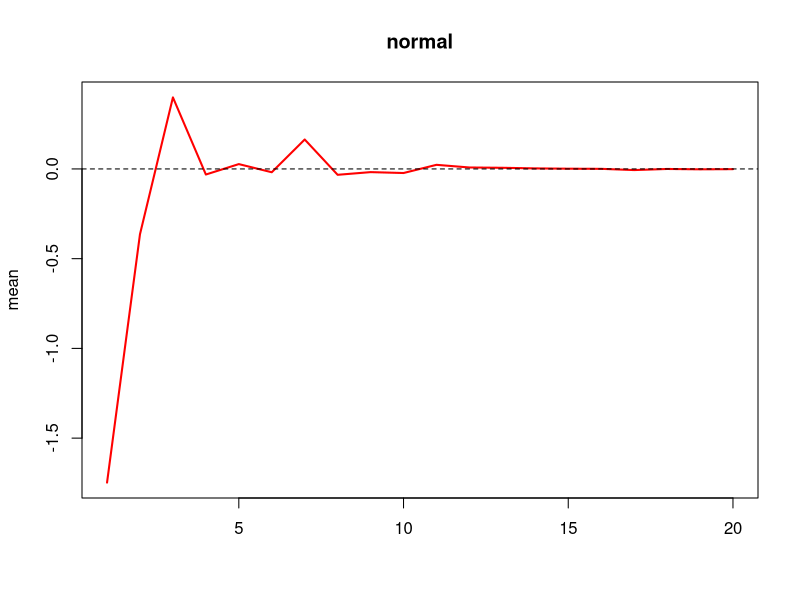
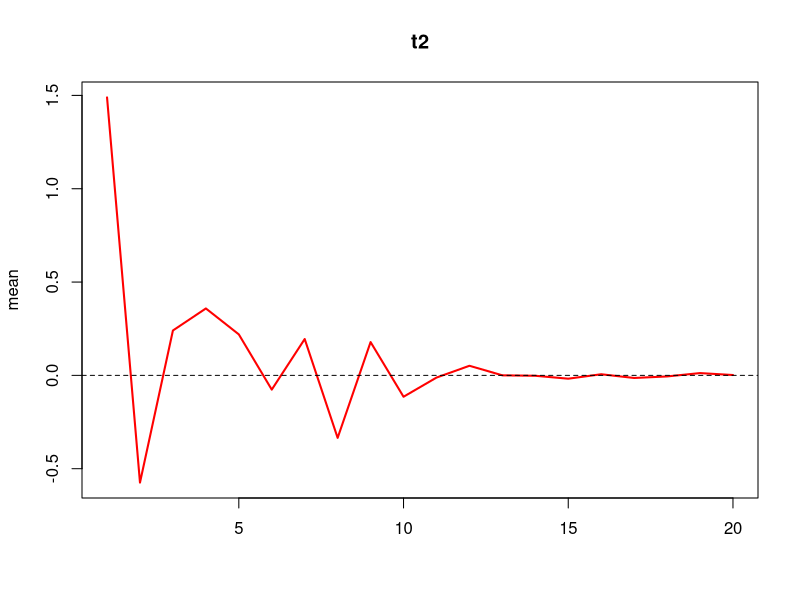
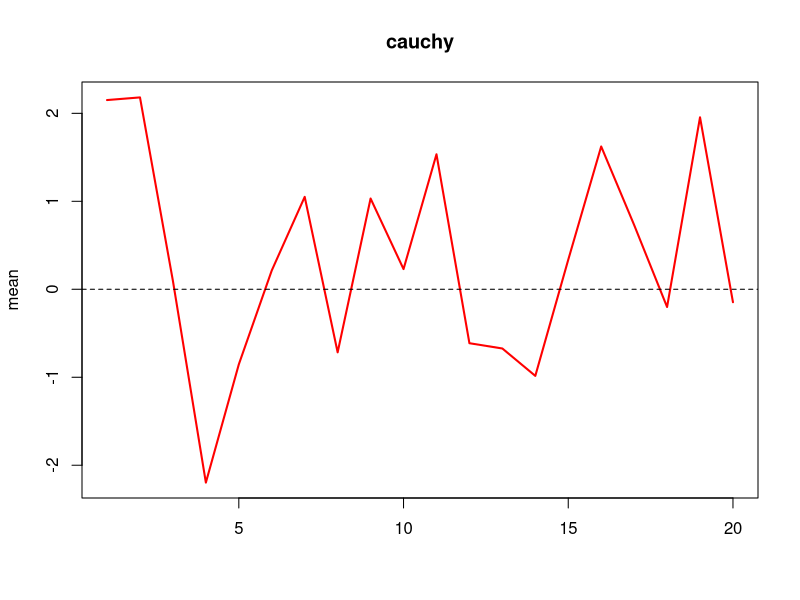

Source code (R) for these figures, in order:
## ---- chunk 1

sample_mean = function( n, distribution ){
  if (distribution == "normal"){ y = rnorm( n ) } 
  else if (distribution == "t2") {y = rt(n, 2) }
  else if (distribution == "cauchy") {y = rcauchy(n) }
  return( mean(y) )
}
## ---- chunk 2
LLN_plot = function(distribution){
  
  y_bar = rep(0, length(NN) )
  
  for ( i in 1:length(NN)){
    n = NN[i]
    y_bar[i] = sample_mean(n, distribution)
  }
  
  plot(y_bar, type = "l", col = "red", ylab = "mean", xlab = "", lwd = 2, main = distribution)
  abline(h = 0, lty = 2)
  return(y_bar)
}
## ---- chunk 3
NN = 2^(1:20)
set.seed(888)

LLN_plot("normal")

LLN_plot("t2")

LLN_plot("cauchy")
